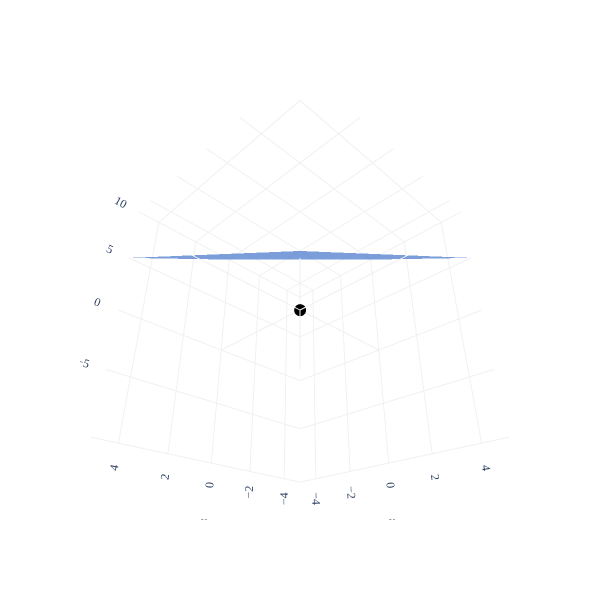

Notebook code cell kept with this figure:
### Markdown cell above
### Example: Plane $x + y + z = 5$ ❌

What about a plane that **doesn't** pass through the origin? Is the plane $x + y + z = 5$ a subspace of $\mathbb{R}^3$?

### Code cell
import numpy as np
import plotly.graph_objects as go

# Define the plane x + y + z = 0
plane_extent = 6
num_points = 20

x_range = np.linspace(-plane_extent, plane_extent, num_points)
y_range = np.linspace(-plane_extent, plane_extent, num_points)
x_grid, y_grid = np.meshgrid(x_range, y_range)
z_grid = -x_grid - y_grid + 5  # From x + y + z = 0

fig = go.Figure()

# Plot the plane
fig.add_trace(go.Surface(
    x=x_grid,
    y=y_grid,
    z=z_grid,
    opacity=0.8,
    colorscale=[[0, 'rgba(61,129,246,0.8)'], [1, 'rgba(61,129,246,0.8)']],
    showscale=False,
))

# Add faint lines at x=0, y=0, z=0
line_range = [-5, 5]
fig.add_trace(go.Scatter3d(
    x=[0, 0], y=line_range, z=[0, 0],
    mode='lines',
    line=dict(color='#f0f0f0', width=2),
    showlegend=False,
    hoverinfo='skip'
))
fig.add_trace(go.Scatter3d(
    x=line_range, y=[0, 0], z=[0, 0],
    mode='lines',
    line=dict(color='#f0f0f0', width=2),
    showlegend=False,
    hoverinfo='skip'
))
fig.add_trace(go.Scatter3d(
    x=[0, 0], y=[0, 0], z=line_range,
    mode='lines',
    line=dict(color='#f0f0f0', width=2),
    showlegend=False,
    hoverinfo='skip'
))

# Draw a black dot at the origin
fig.add_trace(go.Scatter3d(
    x=[0], y=[0], z=[0],
    mode='markers',
    marker=dict(size=7, color='black'),
    showlegend=False,
    hoverinfo='skip'
))

fig.update_layout(
    scene=dict(
        xaxis=dict(
            range=[-5, 5],
            title='x₁',
            backgroundcolor='white',
            gridcolor='#f0f0f0',
            zerolinecolor='#f0f0f0',
            showbackground=True,
        ),
        yaxis=dict(
            range=[-5, 5],
            title='x₂',
            backgroundcolor='white',
            gridcolor='#f0f0f0',
            zerolinecolor='#f0f0f0',
            showbackground=True,
        ),
        zaxis=dict(
            range=[-10, 10],
            title='x₃',
            backgroundcolor='white',
            gridcolor='#f0f0f0',
            zerolinecolor='#f0f0f0',
            showbackground=True,
        ),
        aspectmode='cube',
    ),
    width=600,
    height=600,
    scene_camera=dict(
        eye=dict(x=1.2, y=1.2, z=-1)
    ),
    font=dict(family='Palatino'),
    paper_bgcolor='white',
    plot_bgcolor='white'
)

fig.show()

### Figure 1 — Plotly figure (JSON) as saved in the notebook; plotly's stock layout.template omitted (floating-point values rounded to 4 significant figures; data arrays with more than 128 entries replaced by an {"elided": "..."} marker saying what was removed)
{"data": [{"colorscale": [[0, "rgba(61,129,246,0.8)"], [1, "rgba(61,129,246,0.8)"]], "opacity": 0.8, "showscale": false, "type": "surface", "x": {"elided": "20x20 float values"}, "y": {"elided": "20x20 float values"}, "z": {"elided": "20x20 float values"}}, {"hoverinfo": "skip", "line": {"color": "#f0f0f0", "width": 2}, "mode": "lines", "showlegend": false, "type": "scatter3d", "x": [0, 0], "y": [-5, 5], "z": [0, 0]}, {"hoverinfo": "skip", "line": {"color": "#f0f0f0", "width": 2}, "mode": "lines", "showlegend": false, "type": "scatter3d", "x": [-5, 5], "y": [0, 0], "z": [0, 0]}, {"hoverinfo": "skip", "line": {"color": "#f0f0f0", "width": 2}, "mode": "lines", "showlegend": false, "type": "scatter3d", "x": [0, 0], "y": [0, 0], "z": [-5, 5]}, {"hoverinfo": "skip", "marker": {"color": "black", "size": 7}, "mode": "markers", "showlegend": false, "type": "scatter3d", "x": [0], "y": [0], "z": [0]}], "layout": {"font": {"family": "Palatino"}, "height": 600, "paper_bgcolor": "white", "plot_bgcolor": "white", "scene": {"aspectmode": "cube", "camera": {"eye": {"x": 1.2, "y": 1.2, "z": -1}}, "xaxis": {"backgroundcolor": "white", "gridcolor": "#f0f0f0", "range": [-5, 5], "showbackground": true, "title": {"text": "x₁"}, "zerolinecolor": "#f0f0f0"}, "yaxis": {"backgroundcolor": "white", "gridcolor": "#f0f0f0", "range": [-5, 5], "showbackground": true, "title": {"text": "x₂"}, "zerolinecolor": "#f0f0f0"}, "zaxis": {"backgroundcolor": "white", "gridcolor": "#f0f0f0", "range": [-10, 10], "showbackground": true, "title": {"text": "x₃"}, "zerolinecolor": "#f0f0f0"}}, "width": 600}}
